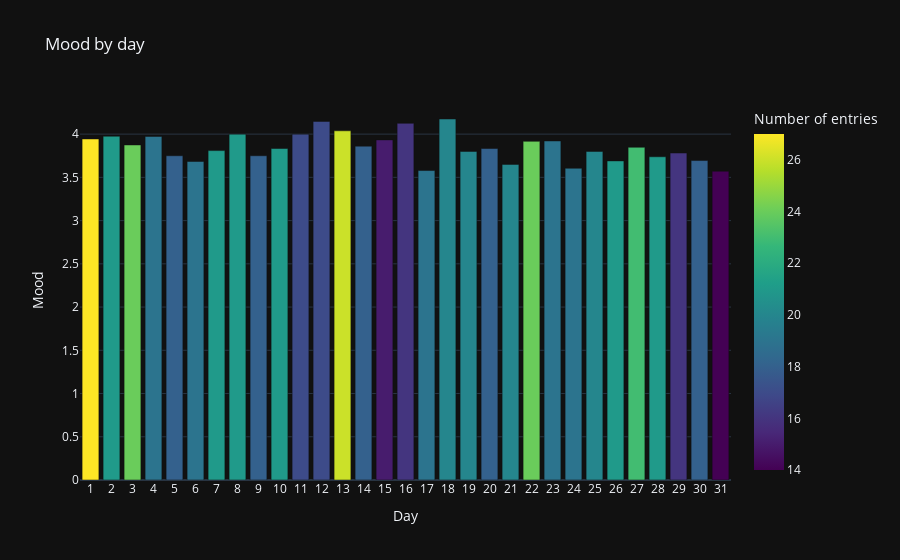

Notebook source saved alongside this figure:
### Code cell
df.by_time_bar_plot('day')

### Figure 1 — Plotly figure (JSON) as saved in the notebook; plotly's stock layout.template omitted (floating-point values rounded to 4 significant figures)
{"data": [{"alignmentgroup": "True", "hovertemplate": "Day=%{x}<br>Mood=%{y}<br>Number of entries=%{marker.color}<extra></extra>", "legendgroup": "", "marker": {"color": [16, 21, 23, 21, 20, 19, 19, 24, 20, 18, 20, 20, 19, 16, 15, 18, 26, 17, 17, 21, 18, 21, 21, 19, 18, 19, 24, 21, 27, 14, 18], "coloraxis": "coloraxis", "pattern": {"shape": ""}}, "name": "", "offsetgroup": "", "orientation": "v", "showlegend": false, "textposition": "auto", "type": "bar", "x": [29, 28, 27, 26, 25, 24, 23, 22, 21, 20, 19, 18, 17, 16, 15, 14, 13, 12, 11, 10, 9, 8, 7, 6, 5, 4, 3, 2, 1, 31, 30], "xaxis": "x", "y": [3.781, 3.738, 3.848, 3.69, 3.8, 3.605, 3.921, 3.917, 3.65, 3.833, 3.8, 4.175, 3.579, 4.125, 3.933, 3.861, 4.038, 4.147, 4, 3.833, 3.75, 4, 3.81, 3.684, 3.75, 3.974, 3.875, 3.976, 3.944, 3.571, 3.694], "yaxis": "y"}], "layout": {"barmode": "relative", "coloraxis": {"colorbar": {"title": {"text": "Number of entries"}}, "colorscale": [[0, "#440154"], [0.1111, "#482878"], [0.2222, "#3e4989"], [0.3333, "#31688e"], [0.4444, "#26828e"], [0.5556, "#1f9e89"], [0.6667, "#35b779"], [0.7778, "#6ece58"], [0.8889, "#b5de2b"], [1, "#fde725"]]}, "legend": {"tracegroupgap": 0}, "title": {"text": "Mood by day"}, "xaxis": {"anchor": "y", "domain": [0, 1], "dtick": 1, "title": {"text": "Day"}}, "yaxis": {"anchor": "x", "domain": [0, 1], "title": {"text": "Mood"}}}}
